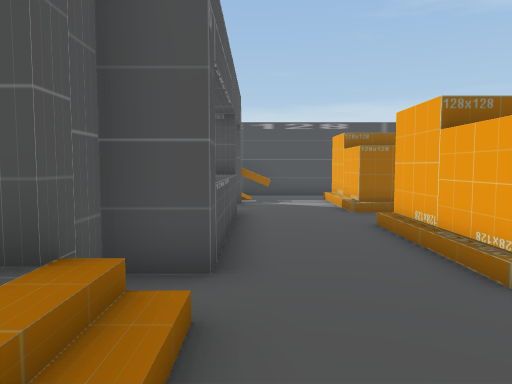
view 1 (above)

20 first-person views from a walk through a 3-D level made in the Unity game engine. The camera is 1.2 m above the floor, tilts 4° down and sees 70° across. The floor is counted in squares, 1 m on a side. Each view is taken from the middle of a square. On the plan, view 1 faces up. The plan holds only what a view shows up to about 15 squares ahead; the rest is blank. The place goes on beyond the plan. The player is left out.

view 2
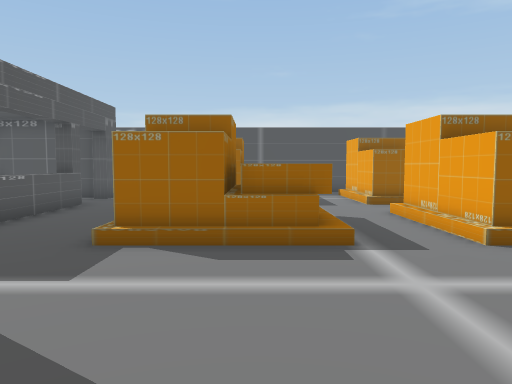

view 3
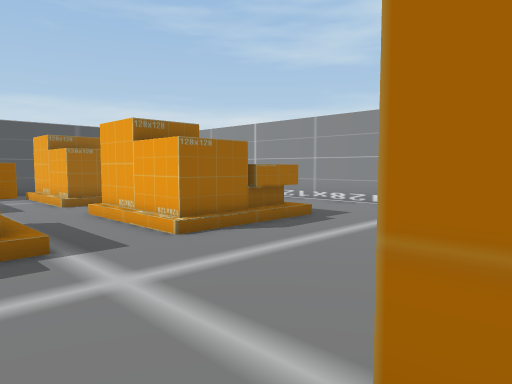

view 4
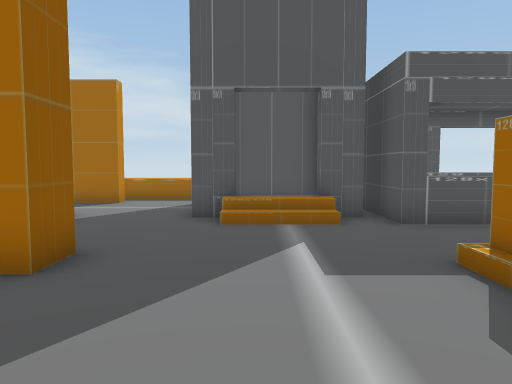

view 5
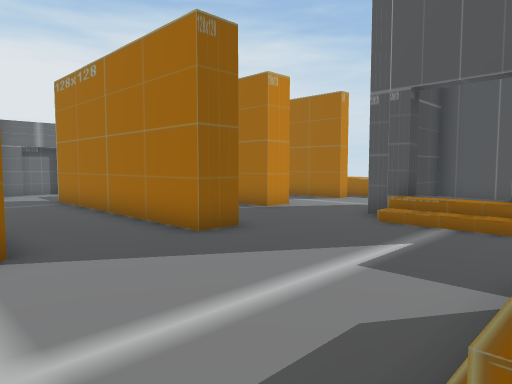

view 6
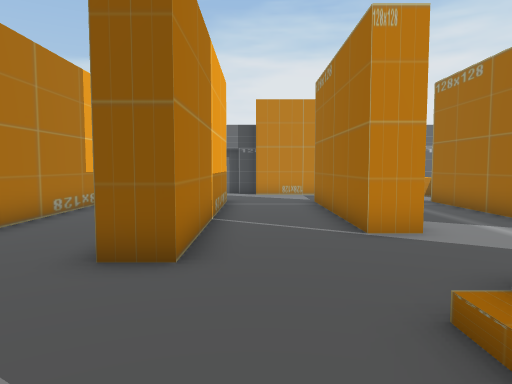

view 7
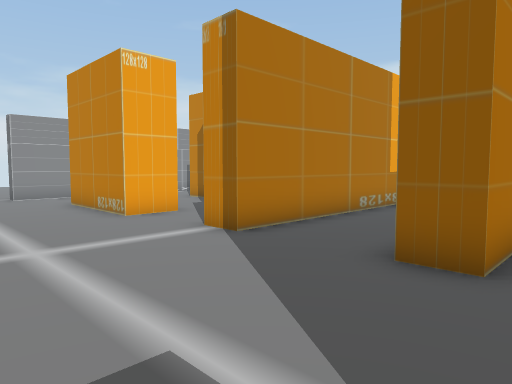

view 8
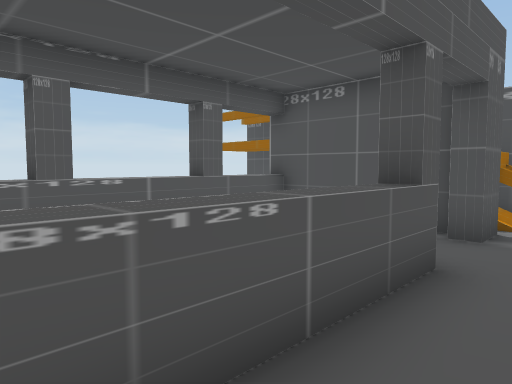

view 9
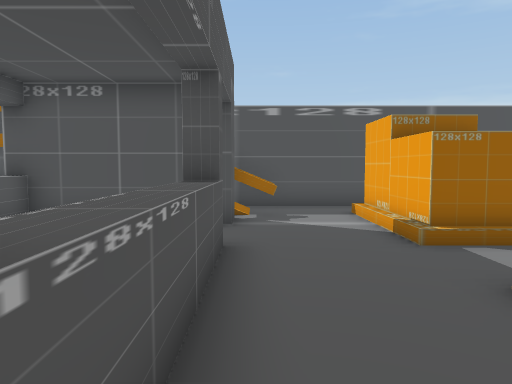

view 10
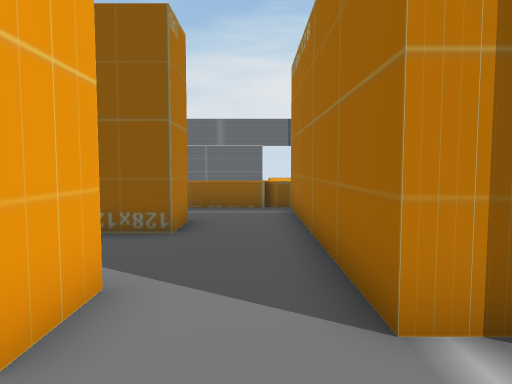

view 11
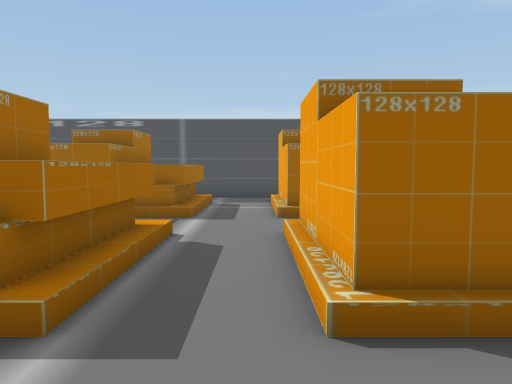

view 12
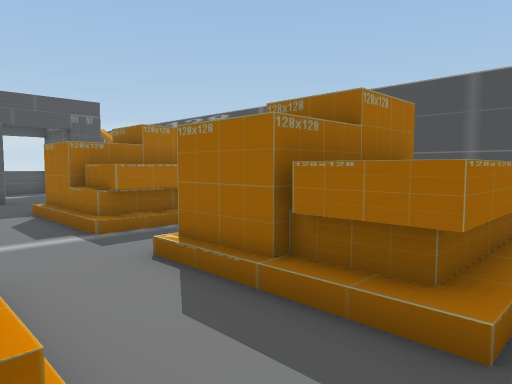

view 13
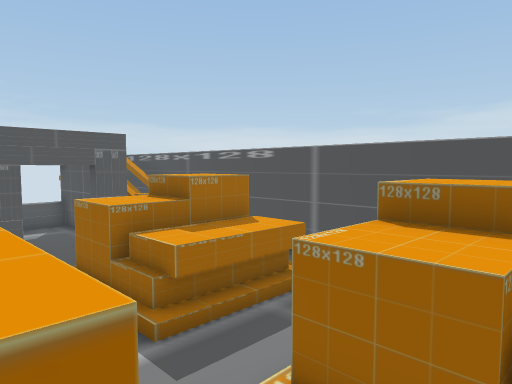

view 14
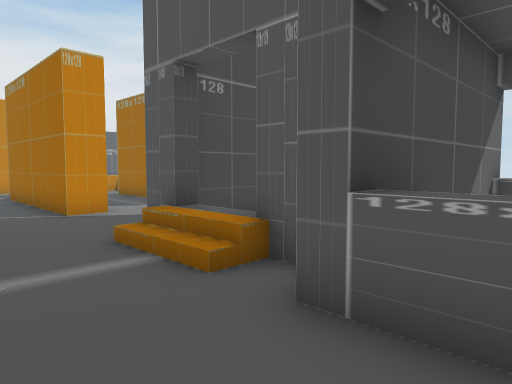

view 15
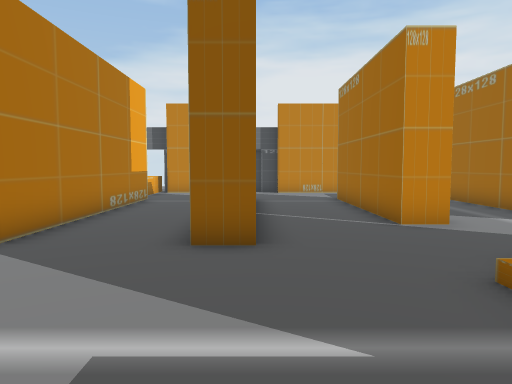

view 16
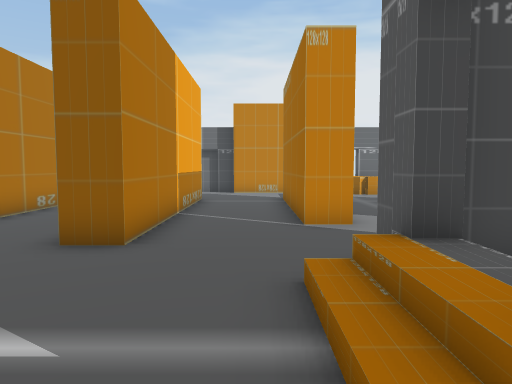

view 17
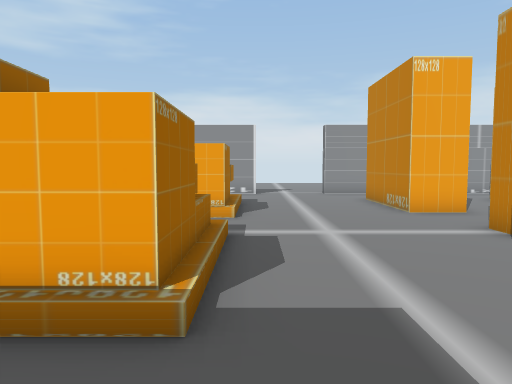

view 18
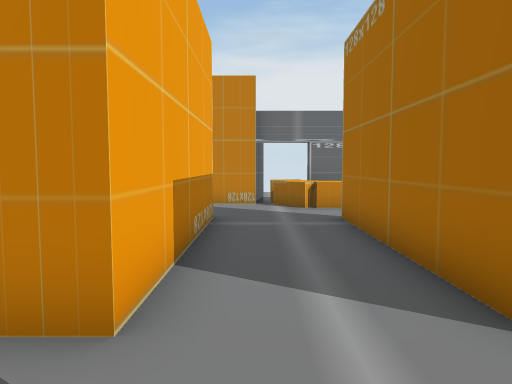

view 19
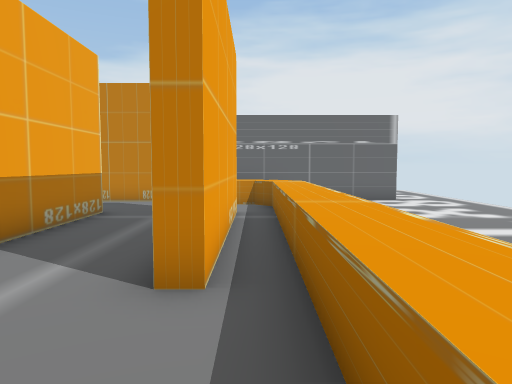

view 20
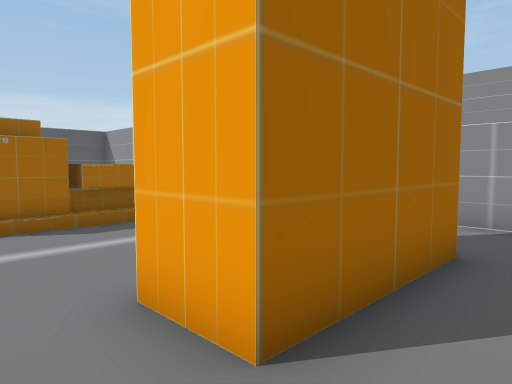

### Floor plan
Key: @ floor where view 1 was taken; # wall or solid block; x gap in a wall; . floor; / step, stairs or slope; = window, fence, low wall or low ledge; ^ raised ledge; v drop or lower ground; O other object.
Columns run from 13 left of view 1 to 13 right of it. Each row starts with its distance up from view 1.
 15     ##      ##############
 14             #=...   ..
 13            #^=..OO/v..OO
 12         #####...OO//..OO
 11         =.......OO//..OO
 10         O.......OO/=..OO/#.
  9         =   O..............
  8         =   ^.............
  7         O   ^...OO v..OO//.
  6         =   ^...OO//..OO
  5         =   ^...OO//..OO
  4         #####...OO/=..OO/#.
  3         #  #/..............
  2         #  //..............
  1         #  //..............
  0        .####/@.............
 -1       ^................####
 -2       ^........##..##..####
 -3       ^........##..##......
 -4       ^.#..##..##..##.....
 -5       ^.#..##..##..##......
 -6       ^.#..##..##..##..####
 -7   ..  ^.#..##..##..##..#
 -8  ...  ^.#..##..##..##...
 -9  ...  ^.#..##..##..##...
-10 ....  ^.............OO^^
-11 ....  OO............OO
-12 ....  OOOO........  ^
-13 ..#######O###   ##  ^x###
-14 ..
-15 ..

Where each view was taken, in squares from view 1:
view 1: 0 up, 0 right, facing up
view 2: 2 down, 5 right, facing up
view 3: 2 down, 5 right, facing up-right
view 4: 1 up, 7 right, facing left
view 5: 4 up, 7 right, facing down-left
view 6: 3 up, 1 right, facing down
view 7: 3 up, 1 right, facing down-right
view 8: 5 up, 1 right, facing up-left
view 9: 4 up, 0 right, facing up
view 10: 1 up, 8 right, facing down
view 11: 1 up, 8 right, facing up
view 12: 7 up, 13 right, facing up-left
view 13: 7 up, 11 right, facing up-left
view 14: 6 up, 2 right, facing down-left
view 15: 4 up, 2 right, facing down
view 16: 4 up, 0 right, facing down
view 17: 3 up, 0 right, facing right
view 18: 1 down, 3 left, facing down
view 19: 0 up, 6 left, facing down
view 20: 4 down, 8 right, facing up-right
